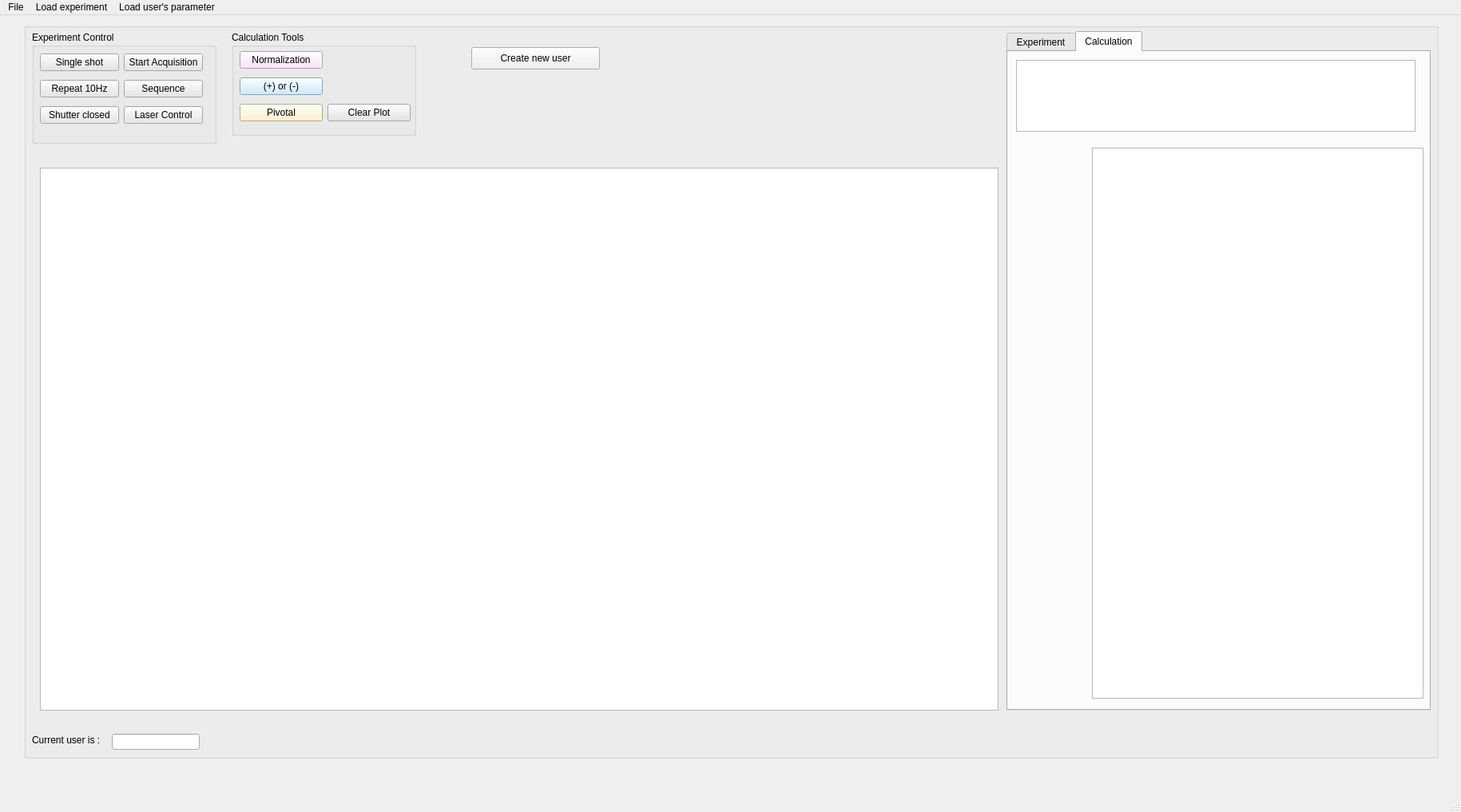
<?xml version="1.0" encoding="UTF-8"?>
<ui version="4.0">
 <class>MainWindowSpectro</class>
 <widget class="QMainWindow" name="MainWindowSpectro">
  <property name="geometry">
   <rect>
    <x>0</x>
    <y>0</y>
    <width>1829</width>
    <height>1017</height>
   </rect>
  </property>
  <property name="minimumSize">
   <size>
    <width>1200</width>
    <height>800</height>
   </size>
  </property>
  <property name="maximumSize">
   <size>
    <width>3000</width>
    <height>1500</height>
   </size>
  </property>
  <property name="windowTitle">
   <string>MainWindow</string>
  </property>
  <widget class="QWidget" name="centralwidget">
   <widget class="QGroupBox" name="groupBox_3">
    <property name="geometry">
     <rect>
      <x>30</x>
      <y>10</y>
      <width>1771</width>
      <height>921</height>
     </rect>
    </property>
    <property name="maximumSize">
     <size>
      <width>1800</width>
      <height>16777215</height>
     </size>
    </property>
    <property name="autoFillBackground">
     <bool>true</bool>
    </property>
    <property name="title">
     <string/>
    </property>
    <widget class="QGroupBox" name="groupBox_2">
     <property name="geometry">
      <rect>
       <x>260</x>
       <y>10</y>
       <width>231</width>
       <height>131</height>
      </rect>
     </property>
     <property name="title">
      <string>Calculation Tools</string>
     </property>
     <widget class="QWidget" name="layoutWidget">
      <property name="geometry">
       <rect>
        <x>10</x>
        <y>20</y>
        <width>214</width>
        <height>100</height>
       </rect>
      </property>
      <layout class="QGridLayout" name="gridLayout">
       <item row="0" column="0">
        <widget class="QPushButton" name="pushButtonNormalization">
         <property name="styleSheet">
          <string notr="true">background-color: rgb(255,220,250)</string>
         </property>
         <property name="text">
          <string>Normalization</string>
         </property>
        </widget>
       </item>
       <item row="1" column="0">
        <widget class="QPushButton" name="pushButtonDiffOrAdd">
         <property name="styleSheet">
          <string notr="true">background-color: rgb(190,230,255)</string>
         </property>
         <property name="text">
          <string>(+) or (-)</string>
         </property>
        </widget>
       </item>
       <item row="2" column="0">
        <widget class="QPushButton" name="pushButtonPivotal">
         <property name="autoFillBackground">
          <bool>false</bool>
         </property>
         <property name="styleSheet">
          <string notr="true">background-color: rgb(255,240,190)</string>
         </property>
         <property name="text">
          <string>Pivotal</string>
         </property>
        </widget>
       </item>
       <item row="2" column="1">
        <widget class="QPushButton" name="pushButtonClearPlot">
         <property name="styleSheet">
          <string notr="true">background-color: rgb(230,230,230)</string>
         </property>
         <property name="text">
          <string>Clear Plot</string>
         </property>
        </widget>
       </item>
      </layout>
     </widget>
    </widget>
    <widget class="QGroupBox" name="groupBox">
     <property name="geometry">
      <rect>
       <x>10</x>
       <y>10</y>
       <width>231</width>
       <height>141</height>
      </rect>
     </property>
     <property name="title">
      <string>Experiment Control</string>
     </property>
     <widget class="QWidget" name="layoutWidget">
      <property name="geometry">
       <rect>
        <x>10</x>
        <y>23</y>
        <width>204</width>
        <height>100</height>
       </rect>
      </property>
      <layout class="QGridLayout" name="gridLayout_2">
       <item row="0" column="0">
        <widget class="QPushButton" name="pushButtonSingleShot">
         <property name="styleSheet">
          <string notr="true">background-color: rgb(230,230,230)</string>
         </property>
         <property name="text">
          <string>Single shot</string>
         </property>
        </widget>
       </item>
       <item row="0" column="1">
        <widget class="QPushButton" name="pushButtonStartAcquisition">
         <property name="styleSheet">
          <string notr="true">background-color: rgb(230,230,230)</string>
         </property>
         <property name="text">
          <string>Start Acquisition</string>
         </property>
        </widget>
       </item>
       <item row="1" column="0">
        <widget class="QPushButton" name="pushButtonRepeat10Hz">
         <property name="styleSheet">
          <string notr="true">background-color: rgb(230,230,230)</string>
         </property>
         <property name="text">
          <string>Repeat 10Hz</string>
         </property>
         <property name="checkable">
          <bool>true</bool>
         </property>
         <property name="checked">
          <bool>false</bool>
         </property>
        </widget>
       </item>
       <item row="1" column="1">
        <widget class="QPushButton" name="pushButtonSequence">
         <property name="maximumSize">
          <size>
           <width>500</width>
           <height>500</height>
          </size>
         </property>
         <property name="styleSheet">
          <string notr="true">background-color: rgb(230,230,230)</string>
         </property>
         <property name="text">
          <string>Sequence</string>
         </property>
        </widget>
       </item>
       <item row="2" column="0">
        <widget class="QPushButton" name="pushButtonShutterClosed">
         <property name="styleSheet">
          <string notr="true">background-color: rgb(230,230,230)</string>
         </property>
         <property name="text">
          <string>Shutter closed</string>
         </property>
        </widget>
       </item>
       <item row="2" column="1">
        <widget class="QPushButton" name="pushButtonLaserControl">
         <property name="styleSheet">
          <string notr="true">background-color: rgb(230,230,230)</string>
         </property>
         <property name="text">
          <string>Laser Control</string>
         </property>
        </widget>
       </item>
      </layout>
     </widget>
    </widget>
    <widget class="PlotWidget" name="displayGraph">
     <property name="geometry">
      <rect>
       <x>20</x>
       <y>181</y>
       <width>1200</width>
       <height>680</height>
      </rect>
     </property>
     <property name="minimumSize">
      <size>
       <width>1200</width>
       <height>600</height>
      </size>
     </property>
     <property name="maximumSize">
      <size>
       <width>1600</width>
       <height>680</height>
      </size>
     </property>
    </widget>
    <widget class="QTabWidget" name="tabWidget">
     <property name="geometry">
      <rect>
       <x>1230</x>
       <y>10</y>
       <width>531</width>
       <height>851</height>
      </rect>
     </property>
     <property name="tabShape">
      <enum>QTabWidget::Rounded</enum>
     </property>
     <property name="currentIndex">
      <number>1</number>
     </property>
     <property name="elideMode">
      <enum>Qt::ElideNone</enum>
     </property>
     <widget class="QWidget" name="Experiment">
      <attribute name="title">
       <string>Experiment</string>
      </attribute>
      <widget class="QTableWidget" name="tableWidgetExperiment">
       <property name="geometry">
        <rect>
         <x>105</x>
         <y>120</y>
         <width>415</width>
         <height>690</height>
        </rect>
       </property>
       <property name="rowCount">
        <number>0</number>
       </property>
      </widget>
      <widget class="QTextEdit" name="textEditDisplayMetadata">
       <property name="geometry">
        <rect>
         <x>10</x>
         <y>10</y>
         <width>500</width>
         <height>90</height>
        </rect>
       </property>
      </widget>
     </widget>
     <widget class="QWidget" name="Calculation">
      <attribute name="title">
       <string>Calculation</string>
      </attribute>
      <widget class="QTextEdit" name="textEdit">
       <property name="geometry">
        <rect>
         <x>10</x>
         <y>10</y>
         <width>500</width>
         <height>90</height>
        </rect>
       </property>
      </widget>
      <widget class="QTableWidget" name="tableWidgetCalculation">
       <property name="geometry">
        <rect>
         <x>105</x>
         <y>120</y>
         <width>415</width>
         <height>690</height>
        </rect>
       </property>
      </widget>
     </widget>
    </widget>
    <widget class="QPushButton" name="pushButtonCreateUser">
     <property name="geometry">
      <rect>
       <x>560</x>
       <y>30</y>
       <width>161</width>
       <height>28</height>
      </rect>
     </property>
     <property name="text">
      <string>Create new user</string>
     </property>
    </widget>
    <widget class="QLineEdit" name="lineEditDisplayCurrentUser">
     <property name="geometry">
      <rect>
       <x>110</x>
       <y>890</y>
       <width>110</width>
       <height>20</height>
      </rect>
     </property>
    </widget>
    <widget class="QLabel" name="label">
     <property name="geometry">
      <rect>
       <x>10</x>
       <y>890</y>
       <width>101</width>
       <height>16</height>
      </rect>
     </property>
     <property name="text">
      <string>Current user is :</string>
     </property>
    </widget>
   </widget>
  </widget>
  <widget class="QStatusBar" name="statusbar"/>
  <widget class="QMenuBar" name="menubar">
   <property name="geometry">
    <rect>
     <x>0</x>
     <y>0</y>
     <width>1829</width>
     <height>21</height>
    </rect>
   </property>
   <widget class="QMenu" name="menuFile">
    <property name="title">
     <string>File</string>
    </property>
    <addaction name="actionCreateFile"/>
    <addaction name="actionOpenFile"/>
    <addaction name="actionQuit"/>
   </widget>
   <widget class="QMenu" name="menuLoadUserParameter">
    <property name="title">
     <string>Load user's parameter</string>
    </property>
    <addaction name="actionChooseUserParameter"/>
   </widget>
   <widget class="QMenu" name="menuLoad_experiment">
    <property name="title">
     <string>Load experiment</string>
    </property>
    <addaction name="actionLoad"/>
   </widget>
   <addaction name="menuFile"/>
   <addaction name="menuLoad_experiment"/>
   <addaction name="menuLoadUserParameter"/>
  </widget>
  <action name="actionOpenFile">
   <property name="text">
    <string>Open File</string>
   </property>
  </action>
  <action name="actionCreateFile">
   <property name="text">
    <string>Create File</string>
   </property>
  </action>
  <action name="actionChooseUserParameter">
   <property name="text">
    <string>Choose user's name</string>
   </property>
  </action>
  <action name="actionLoad">
   <property name="text">
    <string>Load</string>
   </property>
  </action>
  <action name="actionQuit">
   <property name="text">
    <string>Quit</string>
   </property>
  </action>
  <action name="actionCreateUser">
   <property name="text">
    <string>Create User</string>
   </property>
  </action>
 </widget>
 <customwidgets>
  <customwidget>
   <class>PlotWidget</class>
   <extends>QGraphicsView</extends>
   <header>pyqtgraph.h</header>
  </customwidget>
 </customwidgets>
 <resources/>
 <connections/>
</ui>
